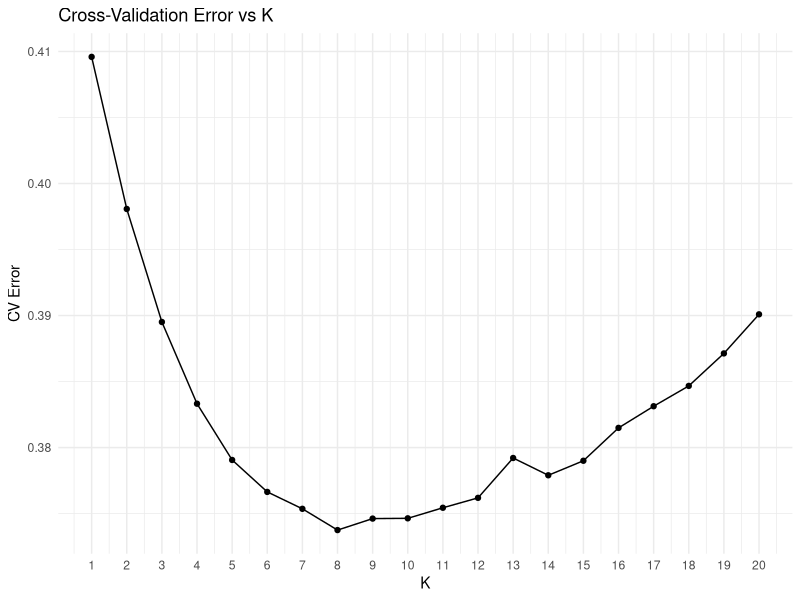
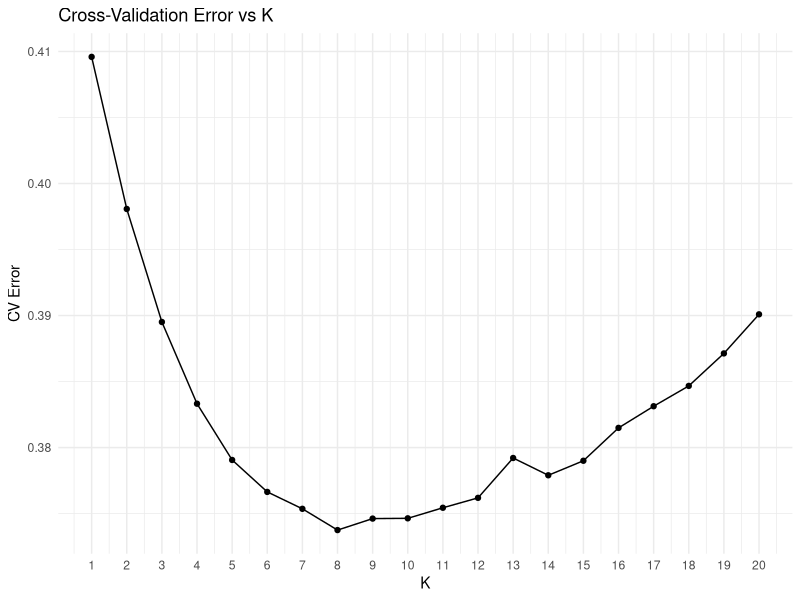

Write R code to recreate these figures, in order.
library(tidyverse)

#Admixture Optimal K

setwd("/Users/User/Desktop/MOBOT_Boltonia")

Kcv_error <- read_csv("./Data/ADMIXTURE_decurrens/K_cv_error_decurrens.csv")

ggplot(Kcv_error, aes(x = K, y = Error)) +
  geom_line() +
  geom_point() +
  theme_minimal() +
  scale_x_continuous(breaks = seq(min(Kcv_error$K), max(Kcv_error$K), by = 1)) +
  labs(title = "Cross-Validation Error vs K", x = "K", y = "CV Error")

ggsave("./Figures/Boltonia_ADMIXTURE_K_CV_error.png", width = 10, height = 6, dpi = 100, bg = "white")
